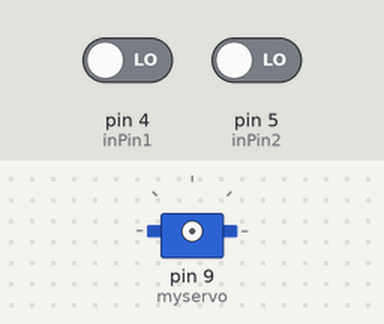
Bench run of a sketch on a simulated Arduino Uno, built with avr-gcc and run on an emulated ATmega328P. Parts: servo. The inputs (shaded band) are chosen by the test bench; at power-on: pin 4 (inPin1) LOW, pin 5 (inPin2) LOW. What the sketch prints to the serial monitor is not drawn.

Above: at 1.2 s.
1.3 s: pin 4 (inPin1) driven HIGH
2.8 s: pin 5 (inPin2) driven HIGH
At 4.2 s:
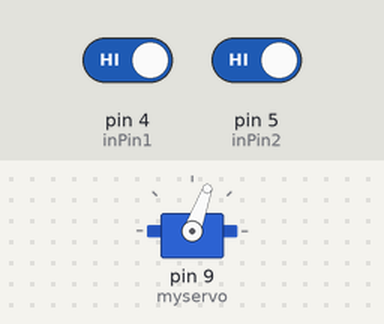
5.8 s: pin 5 (inPin2) driven LOW
At 7.3 s:
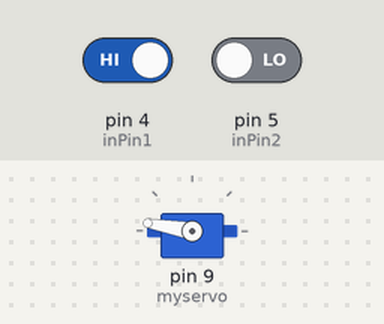
Timing chart, 0 to 8.8 s (numbered marks = the images above; inputs shaded):
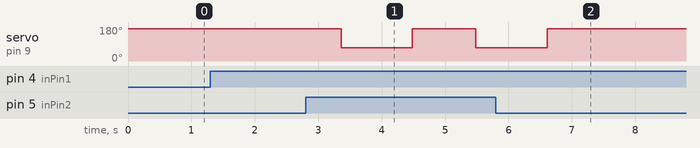

The sketch:

dooropener.ino
```cpp
// (licence header left out)
#include <SoftwareSerial.h>
#include <Servo.h>


Servo myservo;
SoftwareSerial rfid(7, 8);
int swit = 0;

//Hold your Tag to the reader and look up the ID send via Serial.
//write the ID in the following Array. You are ready to go.

int IDS[] = {12345,12345};


int inPin1 = 4;
int inPin2 = 5;

//Prototypes
void check_for_notag(void);
void halt(void);
void parse(void);
void print_serial(void);
void read_serial(void);
void seek(void);
void set_flag(void);

//Global var
int flag = 0;
int Str1[11];
int waitsome = 0;
int i;
int fail;

//INIT
void setup()
{
  Serial.begin(9600);
  Serial.println("Start");

   pinMode(inPin1, INPUT);
   pinMode(inPin2, INPUT);

  rfid.begin(19200);
  delay(10);
  halt();

}


void loop()
{
 if (swit==0) { read_serial();}

  if (digitalRead(inPin1) == HIGH)
  { swit = 1;
   myservo.attach(9);
      myservo.write(170);
         delay(1000);
         myservo.detach() ;
  }


   if (digitalRead(inPin2) == HIGH)
  { swit = 0;
   myservo.attach(9);
      myservo.write(70);
         delay(1000);
         myservo.detach() ;
  }


}

void check_for_notag()
{
  seek();
  delay(10);
  parse();
  set_flag();

  if(flag = 1){
    seek();
    delay(10);
    parse();
  }
}

void halt()
{
 //Halt tag
  rfid.print((char)255);
  rfid.print((char)0);
  rfid.print((char)1);
  rfid.print((char)147);
  rfid.print((char)148);
}

void parse()
{
  while(rfid.available()){
    if(rfid.read() == 255){
      for(int i=1;i<11;i++){
        Str1[i]= rfid.read();
      }
    }
  }
}

void servo()
{
  if(flag == 1){
    int key_ = 0;
    key_ = Str1[8] * Str1[7] * Str1[6] * Str1[5];

 fail=1;
 for (i = 0; i < (sizeof(IDS)/sizeof(int)) - 1; i++) {

   if(key_ == IDS[i])
   {
      myservo.attach(9);
      myservo.write(170);
    delay(5000);
     myservo.write(70);
         delay(1000);
    myservo.detach() ;
    fail =0;
   }


}
if (fail = 1)
{
 delay(3000);
}

Serial.print(key_);
    Serial.println();
    delay(100);
  }
}

void read_serial()
{
  seek();
  delay(10);
  parse();
  set_flag();
  servo();
  delay(100);
}

void seek()
{
  //search for RFID tag

  rfid.print((char)255);
  rfid.print((char)0);
  rfid.print((char)1);
  rfid.print((char)130);
  rfid.print((char)131);
  delay(10);
}

void set_flag()
{
  if(Str1[2] == 6){
    flag++;
  }
  if(Str1[2] == 2){
    flag = 0;
  }
}
```

Measured:
- after the input at 2.8 s, servo on pin 9 (myservo): 170° → 70° after 0.56 s, → 170° 1.1 s later, → 70° 1.0 s later
- after the input at 5.8 s, servo on pin 9 (myservo): goes on until 6.6 s, then stays 170°
